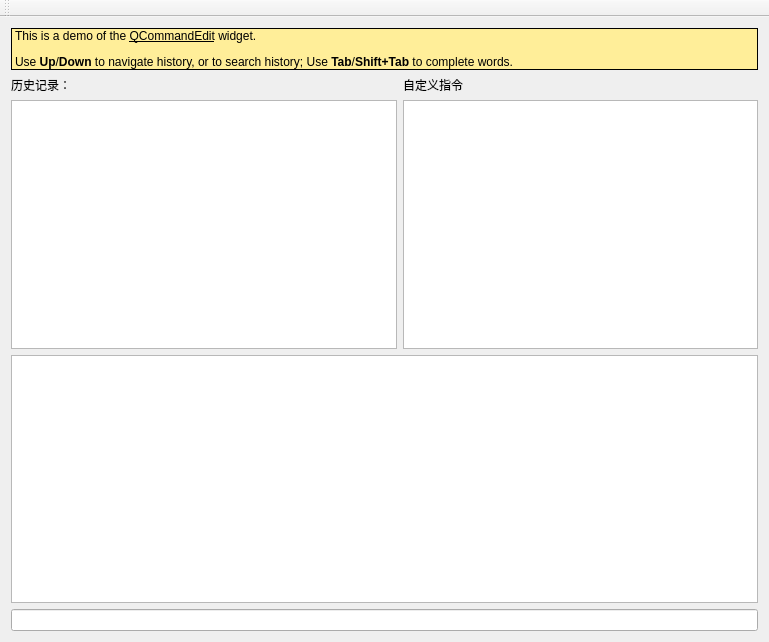
<?xml version="1.0" encoding="UTF-8"?>
<ui version="4.0">
 <class>QtTerminal</class>
 <widget class="QMainWindow" name="QtTerminal">
  <property name="geometry">
   <rect>
    <x>0</x>
    <y>0</y>
    <width>769</width>
    <height>642</height>
   </rect>
  </property>
  <property name="windowTitle">
   <string>QCommandEdit Demo</string>
  </property>
  <widget class="QWidget" name="centralWidget">
   <layout class="QGridLayout" name="gridLayout">
    <item row="1" column="0" colspan="2">
     <widget class="QLabel" name="label">
      <property name="styleSheet">
       <string notr="true">background: rgb(255, 238, 153);</string>
      </property>
      <property name="frameShape">
       <enum>QFrame::Box</enum>
      </property>
      <property name="frameShadow">
       <enum>QFrame::Plain</enum>
      </property>
      <property name="text">
       <string>&lt;html&gt;&lt;head/&gt;&lt;body&gt;&lt;p&gt;This is a demo of the &lt;span style=&quot; text-decoration: underline;&quot;&gt;QCommandEdit&lt;/span&gt; widget.&lt;/p&gt;&lt;p&gt;Use &lt;span style=&quot; font-weight:600;&quot;&gt;Up&lt;/span&gt;/&lt;span style=&quot; font-weight:600;&quot;&gt;Down&lt;/span&gt; to navigate history, or to search history; Use &lt;span style=&quot; font-weight:600;&quot;&gt;Tab&lt;/span&gt;/&lt;span style=&quot; font-weight:600;&quot;&gt;Shift+Tab&lt;/span&gt; to complete words.&lt;/p&gt;&lt;/body&gt;&lt;/html&gt;</string>
      </property>
      <property name="wordWrap">
       <bool>false</bool>
      </property>
      <property name="margin">
       <number>16</number>
      </property>
     </widget>
    </item>
    <item row="5" column="0" colspan="2">
     <widget class="QCommandEdit" name="commandEdit"/>
    </item>
    <item row="3" column="0">
     <widget class="QTextEdit" name="textCmdLog">
      <property name="readOnly">
       <bool>true</bool>
      </property>
     </widget>
    </item>
    <item row="3" column="1">
     <widget class="QListWidget" name="listWords">
      <property name="sizePolicy">
       <sizepolicy hsizetype="Expanding" vsizetype="Expanding">
        <horstretch>0</horstretch>
        <verstretch>0</verstretch>
       </sizepolicy>
      </property>
      <property name="maximumSize">
       <size>
        <width>355</width>
        <height>16777215</height>
       </size>
      </property>
     </widget>
    </item>
    <item row="2" column="1">
     <widget class="QLabel" name="labelListWords">
      <property name="text">
       <string>自定义指令</string>
      </property>
     </widget>
    </item>
    <item row="2" column="0">
     <widget class="QLabel" name="labelCmdLog">
      <property name="text">
       <string>历史记录：</string>
      </property>
     </widget>
    </item>
    <item row="4" column="0" colspan="2">
     <widget class="QTextBrowser" name="txb_output"/>
    </item>
   </layout>
  </widget>
  <widget class="QMenuBar" name="menuBar">
   <property name="geometry">
    <rect>
     <x>0</x>
     <y>0</y>
     <width>769</width>
     <height>23</height>
    </rect>
   </property>
  </widget>
  <widget class="QToolBar" name="mainToolBar">
   <attribute name="toolBarArea">
    <enum>TopToolBarArea</enum>
   </attribute>
   <attribute name="toolBarBreak">
    <bool>false</bool>
   </attribute>
  </widget>
 </widget>
 <layoutdefault spacing="6" margin="11"/>
 <customwidgets>
  <customwidget>
   <class>QCommandEdit</class>
   <extends>QLineEdit</extends>
   <header>qcommandedit.h</header>
  </customwidget>
 </customwidgets>
 <resources/>
 <connections/>
</ui>
